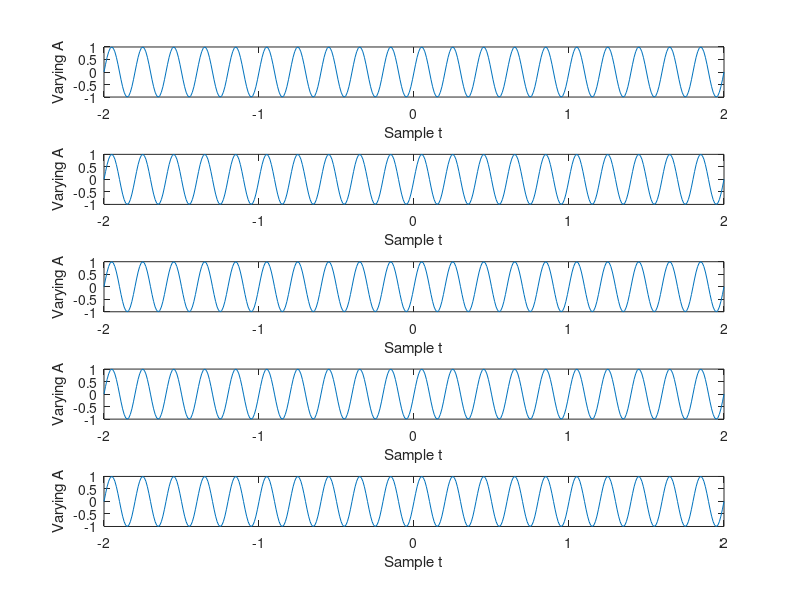

This figure's MATLAB source:
clc;
clear all;
close all;
t = -2:0.01:2;
%Amplitude in case 3
A = 1;
%phase in case 3
p = 0;
%Asking user to enter a value of n 
n = input('How many Sinusoids: ');
%To print n sine waves we have to use the loop from 1 to n
for i = 1:n
    %Asking user to enter frequency
    f = input('Enter frequency: ');
    %Using Subplot to plot n graphs on same window
    subplot(n,1,i)
    s = A*sin(2*pi*f*t+p);
    %Plotting
    plot(t,s);
    %Labelling Graph
    xlabel('Sample t');
    ylabel('Varying A');
end
